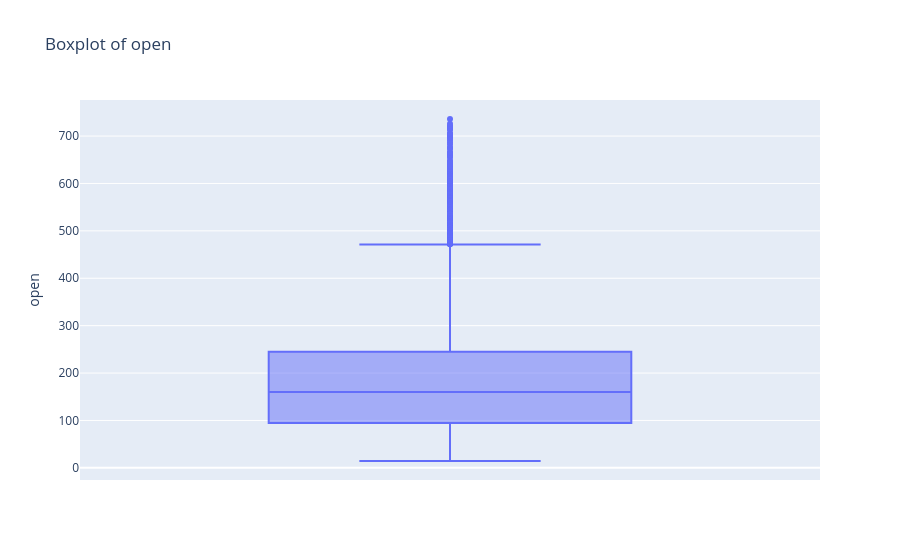
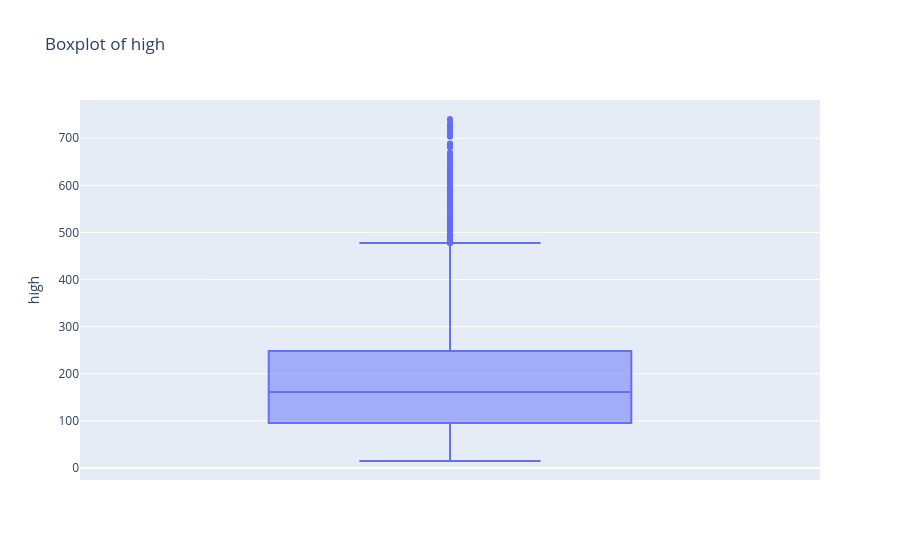
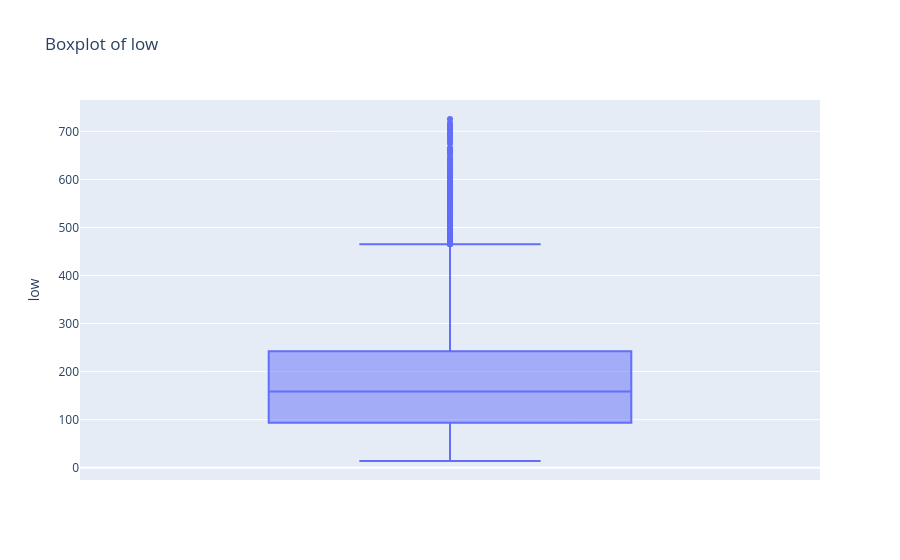
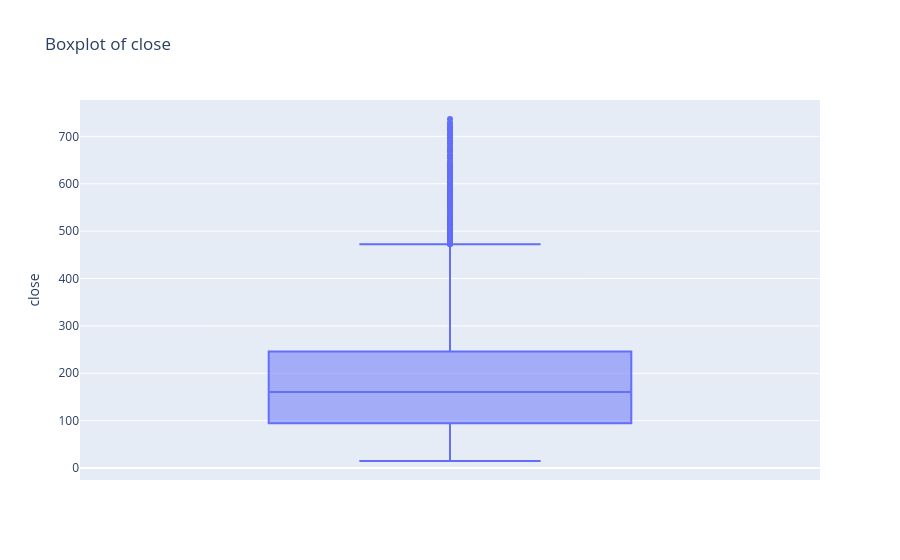

The notebook cell saved with these charts, in order:
### Markdown cell above
### Boxplots (Outlier Detection)

We will now plot the boxplots to identify outliers which will be treated

### Code cell
import plotly.express as px

#List of features to plot 
features_to_plot = ['open','high','low','close','volume','rsi','macd','sma','ema','atr','bb_upper','bb_middle','bb_lower','daily_return','rolling_volatility','avg_volume','trend_strength','volatility_range']

for feature in features_to_plot:
    fig = px.box(full_df, y=feature, title=f"Boxplot of {feature}")
    fig.show()

### Figure 1 — Plotly figure (JSON) as saved in the notebook; plotly's stock layout.template omitted (floating-point values rounded to 4 significant figures; data arrays with more than 128 entries replaced by an {"elided": "..."} marker saying what was removed)
{"data": [{"alignmentgroup": "True", "hovertemplate": "open=%{y}<extra></extra>", "legendgroup": "", "marker": {"color": "#636efa"}, "name": "", "notched": false, "offsetgroup": "", "orientation": "v", "showlegend": false, "type": "box", "x0": " ", "xaxis": "x", "y": {"elided": "11880 float values"}, "y0": " ", "yaxis": "y"}], "layout": {"boxmode": "group", "legend": {"tracegroupgap": 0}, "title": {"text": "Boxplot of open"}, "xaxis": {"anchor": "y", "domain": [0, 1]}, "yaxis": {"anchor": "x", "domain": [0, 1], "title": {"text": "open"}}}}

### Figure 2 — Plotly figure (JSON) as saved in the notebook; plotly's stock layout.template omitted (floating-point values rounded to 4 significant figures; data arrays with more than 128 entries replaced by an {"elided": "..."} marker saying what was removed)
{"data": [{"alignmentgroup": "True", "hovertemplate": "high=%{y}<extra></extra>", "legendgroup": "", "marker": {"color": "#636efa"}, "name": "", "notched": false, "offsetgroup": "", "orientation": "v", "showlegend": false, "type": "box", "x0": " ", "xaxis": "x", "y": {"elided": "11880 float values"}, "y0": " ", "yaxis": "y"}], "layout": {"boxmode": "group", "legend": {"tracegroupgap": 0}, "title": {"text": "Boxplot of high"}, "xaxis": {"anchor": "y", "domain": [0, 1]}, "yaxis": {"anchor": "x", "domain": [0, 1], "title": {"text": "high"}}}}

### Figure 3 — Plotly figure (JSON) as saved in the notebook; plotly's stock layout.template omitted (floating-point values rounded to 4 significant figures; data arrays with more than 128 entries replaced by an {"elided": "..."} marker saying what was removed)
{"data": [{"alignmentgroup": "True", "hovertemplate": "low=%{y}<extra></extra>", "legendgroup": "", "marker": {"color": "#636efa"}, "name": "", "notched": false, "offsetgroup": "", "orientation": "v", "showlegend": false, "type": "box", "x0": " ", "xaxis": "x", "y": {"elided": "11880 float values"}, "y0": " ", "yaxis": "y"}], "layout": {"boxmode": "group", "legend": {"tracegroupgap": 0}, "title": {"text": "Boxplot of low"}, "xaxis": {"anchor": "y", "domain": [0, 1]}, "yaxis": {"anchor": "x", "domain": [0, 1], "title": {"text": "low"}}}}

### Figure 4 — Plotly figure (JSON) as saved in the notebook; plotly's stock layout.template omitted (floating-point values rounded to 4 significant figures; data arrays with more than 128 entries replaced by an {"elided": "..."} marker saying what was removed)
{"data": [{"alignmentgroup": "True", "hovertemplate": "close=%{y}<extra></extra>", "legendgroup": "", "marker": {"color": "#636efa"}, "name": "", "notched": false, "offsetgroup": "", "orientation": "v", "showlegend": false, "type": "box", "x0": " ", "xaxis": "x", "y": {"elided": "11880 float values"}, "y0": " ", "yaxis": "y"}], "layout": {"boxmode": "group", "legend": {"tracegroupgap": 0}, "title": {"text": "Boxplot of close"}, "xaxis": {"anchor": "y", "domain": [0, 1]}, "yaxis": {"anchor": "x", "domain": [0, 1], "title": {"text": "close"}}}}
